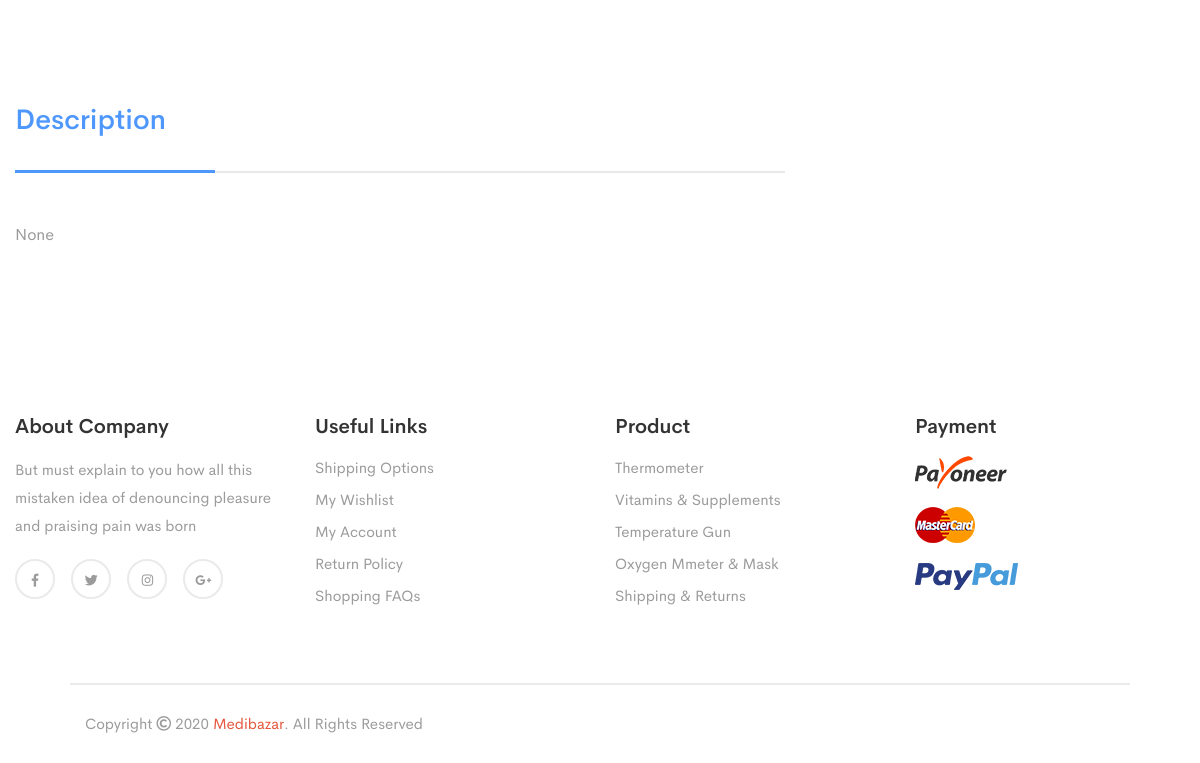
Before: /product_details/6/ (lower part) with the older database file.
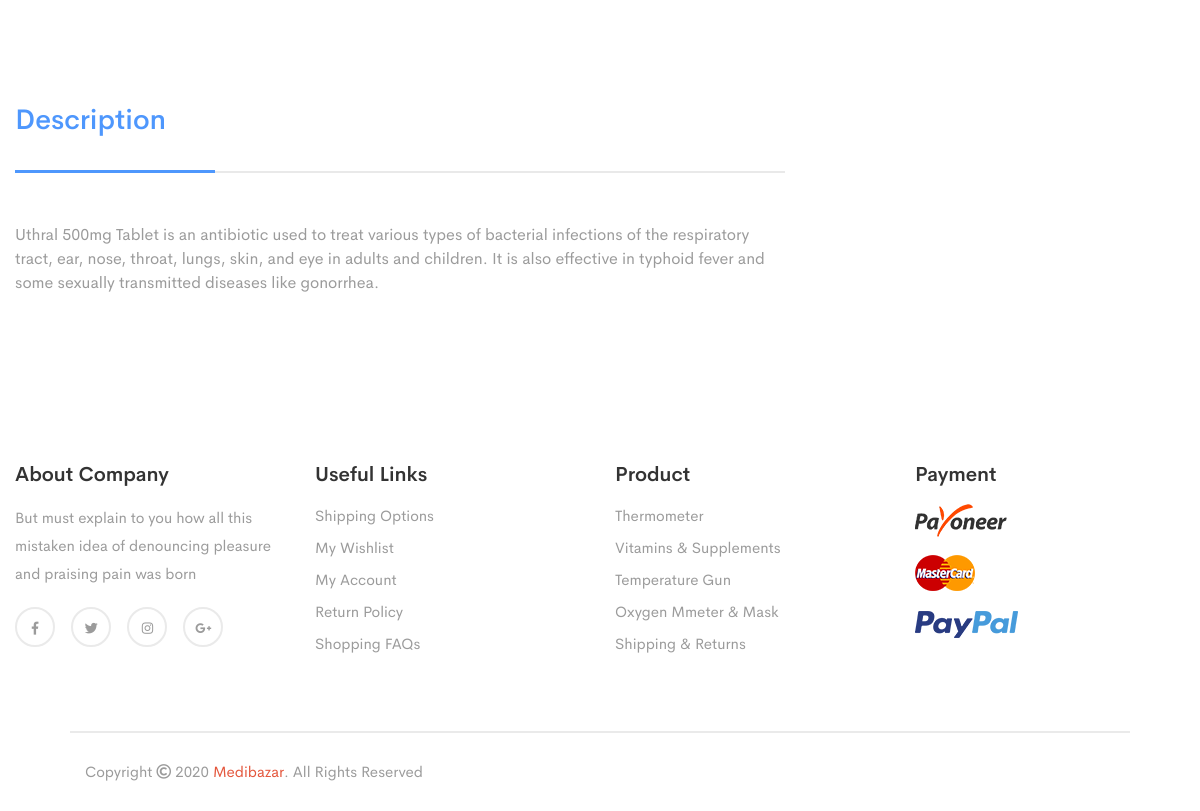
After: the same page with the newer database file.
### med/models.py (models this page shows, shortened)
class Product(models.Model):
    name = models.CharField(max_length=200, null=True)
    manufacturered_by = models.CharField(max_length=100, null=True)
    price = models.FloatField(null=True)
    image = models.ImageField(null=True,blank=True)
    categories = models.ForeignKey(Category, blank=True, on_delete=models.CASCADE)
    description = models.CharField(max_length=1000, null=True, blank= True)
    date_created =  models.DateTimeField(auto_now_add=True,null=True)

### med/views.py (the view)
# urls.py: path('product_details/<str:pk>/',views.product_details_view, name='product_details'),
def product_details_view(request,pk):
	if request.session.has_key('username'):
		customer = request.user.customer
		order, created = Order.objects.get_or_create(customer=customer)
		items = order.orderitem_set.all()
		cartItems = order.get_cart_items
	else:
		items =[]
		order = {'get_cart_total': 0, 'get_cart_items':0}
		cartItems = order['get_cart_items']
	products = Product.objects.get(id=pk)
	context = {'products':products, 'items':items, 'order':order,'cartItems':cartItems}
	return render(request, 'product_details.html', context)

### med/context_procressors.py (called while the page is built)
def menu_categories(request):
    categories = Category.objects.all()
    return {'categories':categories}

### med/models.py (called while the page is built)
    def __str__(self):
        return self.title

### med/templates/product_details.html (shortened to what this page needs)
{% extends 'main.html' %}
{% load static %}
{% block content %}
        <section class="shop-banner-area pt-100 pb-70">
            <div class="container">
                <div class="row">
                    <div class="col-xl-6 col-lg-6">
                    </div>
                    <div class="col-xl-6 col-lg-6">
                        </div>
                    </div>
                </div>
            </div>
            <section class="product-desc-area pb-60">
                <div class="container">
                    <div class="row">
                        <div class="col-xl-8 col-lg-8 mb-30">
                            <div class="bakix-details-tab">
                                <ul class="nav text-center pb-30 mb-50" id="myTab" role="tablist">
                                    <li class="nav-item">
                                        <a class="nav-link active" id="desc-tab" data-toggle="tab" href="#id-desc" role="tab"
                                            aria-controls="home" aria-selected="true">Description </a>
                                    </li>
                                </ul>
                            </div>
                            <div class="tab-content" id="myTabContent">
                                <div class="tab-pane fade show active" id="id-desc" role="tabpanel" aria-labelledby="desc-tab">
                                    <div class="row">
                                            <div class="col-md-12">
                                                <div class="event-text">
                                                    {{products.description}}
                                                </div>
                                            </div>
                                    </div>
                                </div>
                            </div>
                        </div>
                    </div>
                </div>
            </section>
{% endblock content %}

Changed rows visible on the page:
changed Product: description "None" → "Uthral 500mg Tablet is an antibiotic used to treat various types of bacterial infections of the respiratory tract, ear, nose, throat, lungs, skin, and eye in adults and children. It is also effective in typhoid fever and some sexually transmitted diseases like gonorrhea."
